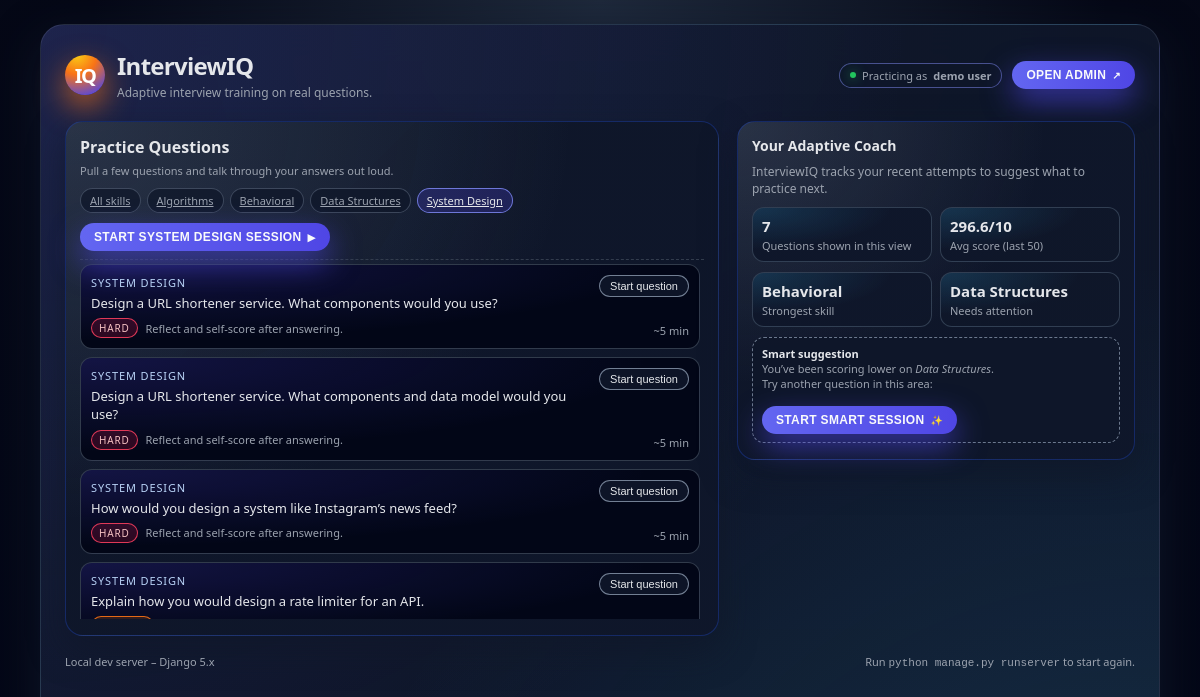
The app's page /?skill=3 with its own data.
### core/models.py (models this page shows, shortened)
class Skill(models.Model):
    name = models.CharField(max_length=100)

class Question(models.Model):
    question_text = models.TextField()
    skill = models.ForeignKey(Skill, on_delete=models.CASCADE)
    difficulty = models.CharField(max_length=20)

### core/views.py (the view)
# urls.py: path('', home, name='home'),
def home(request):
    skills = Skill.objects.order_by("name")
    skill_id = request.GET.get("skill")
    active_skill = None
    qs = Question.objects.select_related("skill").order_by("pk")
    if skill_id:
        active_skill = Skill.objects.filter(pk=skill_id).first()
        if active_skill:
            qs = qs.filter(skill=active_skill)
    questions = list(qs[:25])
    first_question = questions[0] if questions else None
    User = get_user_model()
    if request.user.is_authenticated:
        stats_user = request.user
    else:
        stats_user, _ = User.objects.get_or_create(
            username="demo_user",
            defaults={"email": "demo@example.com"},
        )
    recent_attempts = (
        Attempt.objects.filter(user=stats_user)
        .select_related("question__skill")
        .order_by("-created_at")[:50]
    )
    total_attempts = recent_attempts.count()
    avg_score = None
    best_skill_name = None
    weakest_skill_name = None
    if total_attempts:
        total_score = sum(a.score for a in recent_attempts if a.score is not None)
        scored_attempts = [a for a in recent_attempts if a.score is not None]
        if scored_attempts:
            avg_score = total_score / len(scored_attempts)
            by_skill = {}
            for a in scored_attempts:
                skill = a.question.skill
                if not skill:
                    continue
                bucket = by_skill.setdefault(skill, [])
                bucket.append(a.score)
            if by_skill:
                skill_avgs = {
                    skill: (sum(scores) / len(scores))
                    for skill, scores in by_skill.items()
                }
                best_skill = max(skill_avgs, key=skill_avgs.get)
                weakest_skill = min(skill_avgs, key=skill_avgs.get)
                best_skill_name = best_skill.name
                weakest_skill_name = weakest_skill.name
    smart_skill = None
    smart_question = None
    if weakest_skill_name:
        smart_skill = Skill.objects.filter(name=weakest_skill_name).first()
        if smart_skill:
            smart_question = (
                Question.objects.filter(skill=smart_skill).order_by("pk").first()
            )
    return render(
        request,
        "home.html",
        {
            "questions": questions,
            "skills": skills,
            "active_skill": active_skill,
            "first_question": first_question,
            "total_attempts": total_attempts,
            "avg_score": avg_score,
            "best_skill_name": best_skill_name,
            "weakest_skill_name": weakest_skill_name,
            "smart_skill": smart_skill,
            "smart_question": smart_question,
        },
    )

### templates/home.html (shortened to what this page needs)
<!DOCTYPE html>
<html lang="en">
<head>
</head>
<body>
<div class="page">
    <header class="header">
        <div class="brand">
            <div class="brand-logo">IQ</div>
            <div class="brand-text">
                <h1>InterviewIQ</h1>
                <p>Adaptive interview training on real questions.</p>
            </div>
        </div>
        <div class="header-cta">
            <div class="pill">
                <span class="pill-dot"></span>
                {% if request.user.is_authenticated %}
                    Signed in as <strong>{{ request.user.username }}</strong>
                {% else %}
                    Practicing as <strong>demo user</strong>
                {% endif %}
            </div>
            <button class="primary-btn" onclick="window.location.href='/admin/'">
                <span>Open Admin</span>
                <span class="icon">↗</span>
            </button>
        </div>
    </header>
    <main class="layout">
        <section class="questions-card">
            <div class="questions-header">
                <div>
                    <h2>Practice Questions</h2>
                    <span>Pull a few questions and talk through your answers out loud.</span>
                </div>
            </div>
            <div class="filters">
                <a href="/" class="filter-chip {% if not active_skill %}primary{% endif %}">
                    All skills
                </a>
                {% for skill in skills %}
                    <a
                        href="/?skill={{ skill.id }}"
                        class="filter-chip {% if active_skill and active_skill.id == skill.id %}primary{% endif %}"
                    >
                        {{ skill.name }}
                    </a>
                {% endfor %}
            </div>
            {% if active_skill and first_question %}
                <div style="margin-bottom: 8px;">
                    <button
                        class="primary-btn"
                        type="button"
                        onclick="window.location.href='/question/{{ first_question.id }}/'"
                    >
                        <span>Start {{ active_skill.name }} session</span>
                        <span class="icon">▶</span>
                    </button>
                </div>
            {% endif %}
            <div class="questions-list">
                {% if questions %}
                    {% for q in questions %}
                        <article class="question-card">
                            <div class="question-main">
                                <div class="question-skill">
                                    {{ q.skill.name|default:"General" }}
                                </div>
                                <div class="question-text">
                                    {{ q.question_text }}
                                </div>
                                <div class="question-meta">
                                    {% if q.difficulty %}
                                        {% with diff=q.difficulty|lower %}
                                            <span class="difficulty-pill {% if diff == 'easy' %}difficulty-easy{% elif diff == 'medium' %}difficulty-medium{% elif diff == 'hard' %}difficulty-hard{% endif %}">
                                                {{ q.difficulty|title }}
                                            </span>
                                        {% endwith %}
                                    {% endif %}
                                    <span>Reflect and self‑score after answering.</span>
                                </div>
                            </div>
                            <div class="question-cta">
                                <button class="ghost-btn" type="button" onclick="window.location.href='/question/{{ q.id }}/'">
                                    Start question
                                </button>
                                <span>~5 min</span>
                            </div>
                        </article>
                    {% endfor %}
                {% endif %}
            </div>
        </section>
        <aside class="side-card">
            <h3>Your Adaptive Coach</h3>
            <p>
                InterviewIQ tracks your recent attempts to suggest what to practice next.
            </p>
            <div class="stat-grid">
                <div class="stat">
                    <strong>{{ questions|length }}</strong>
                    Questions shown in this view
                </div>
                <div class="stat">
                    <strong>
                        {% if avg_score %}
                            {{ avg_score|floatformat:1 }}/10
                        {% else %}
                            –
                        {% endif %}
                    </strong>
                    Avg score (last 50)
                </div>
            </div>
            <div class="stat-grid">
                <div class="stat">
                    <strong>
                        {% if best_skill_name %}
                            {{ best_skill_name }}
                        {% else %}
                            –
                        {% endif %}
                    </strong>
                    Strongest skill
                </div>
                <div class="stat">
                    <strong>
                        {% if weakest_skill_name %}
                            {{ weakest_skill_name }}
                        {% else %}
                            –
                        {% endif %}
                    </strong>
                    Needs attention
                </div>
            </div>
            {% if smart_skill and smart_question %}
                <div class="hint">
                    <strong>Smart suggestion</strong><br>
                    You’ve been scoring lower on <em>{{ smart_skill.name }}</em>.<br>
                    Try another question in this area:
                    <br><br>
                    <button
                        class="primary-btn"
                        type="button"
                        onclick="window.location.href='/question/{{ smart_question.id }}/'"
                    >
                        <span>Start smart session</span>
                        <span class="icon">✨</span>
                    </button>
                </div>
            {% else %}
                <div class="hint">
                    <strong>First time here?</strong><br>
                    Pick a skill on the left, work through a few questions, and
                    we’ll start tailoring suggestions based on your scores.
                </div>
            {% endif %}
        </aside>
    </main>
    <footer class="footer">
        <span>Local dev server – Django {{ django_version|default:"5.x" }}</span>
        <span>Run <code>python manage.py runserver</code> to start again.</span>
    </footer>
</div>
</body>
</html>

### records on screen
Skill: name "Algorithms"
Skill: name "Behavioral"
Skill: name "Data Structures"
Skill: name "System Design", name "SYSTEM DESIGN"
Question: skill.name "SYSTEM DESIGN", question_text "Design a URL shortener service. What components would you use?", difficulty "HARD"
Question: skill.name "SYSTEM DESIGN", question_text "Design a URL shortener service. What components and data model would you use?", difficulty "HARD"
Question: skill.name "SYSTEM DESIGN", question_text "How would you design a system like Instagram’s news feed?", difficulty "HARD"
Question: skill.name "SYSTEM DESIGN", question_text "Explain how you would design a rate limiter for an API."

### other values on screen
{{ questions|length }} "7"
{{ avg_score|floatformat:1 }} "296.6"
{{ django_version|default:"5.x" }} "5.x"
